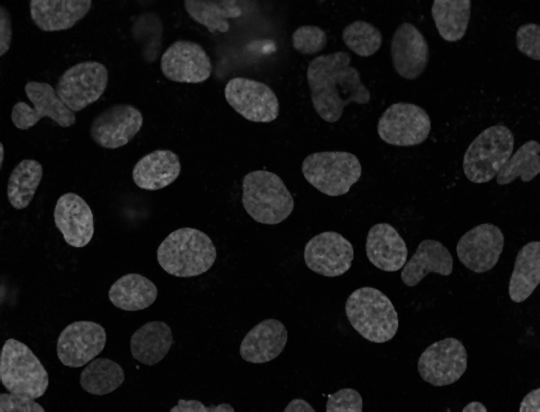
#> input picture Cell Detection/images/filtered_median_3x3.png, 540 x 412 px, found by its file name
$ python main.py
#> lines starting #> are read from the running program, lines starting #| are printed output that depends on the picture; after the words box and inside, x2 and y2 are one past the last pixel; in counts of white or black regions, pixels touching at a corner belong together
import cv2
import numpy as np
from tqdm import tqdm
import os

# ===================================================================
# 1. Function to Compute Integral Image
# ===================================================================
def compute_integral_image(image):
    """
    Computes the integral image of the given grayscale image.

    Parameters:
        image (numpy.ndarray): Grayscale input image.

    Returns:
        numpy.ndarray: Integral image as an integer array.
    """
    rows, cols = image.shape
    integral_img = np.zeros((rows, cols), dtype=int)

    # Compute first row
    for col in range(cols):
        integral_img[0, col] = integral_img[0, col - 1] + image[0, col]

    # Compute first column
    for row in range(rows):
        integral_img[row, 0] = integral_img[row - 1, 0] + image[row, 0]

    # Compute the rest of the integral image
    for row in range(1, rows):
        for col in range(1, cols):
            integral_img[row, col] = (integral_img[row, col - 1] + integral_img[row - 1, col]
                                      - integral_img[row - 1, col - 1] + image[row, col])

    return integral_img


# ===================================================================
# 2. Function to Save Image if Not Already Saved
# ===================================================================
def save_image_if_not_exists(filename, image):
    """
    Saves an image only if a file with the same name does not already exist.

    Parameters:
        filename (str): Name of the file to save.
        image (numpy.ndarray): Image to be saved.
    """
    if not os.path.exists(filename):
        cv2.imwrite(filename, image)
        print(f"Saved: {filename}")
    else:
        print(f"File already exists: {filename}")

#===================================================================
# 2. Read and Preprocess Image
#===================================================================
img = cv2.imread('filtered_median_3x3.png', cv2.IMREAD_GRAYSCALE)
#> img is the input picture: shape (412, 540); min 0, max 152, mean 19.8
num_rows, num_cols = img.shape
#> num_rows = 412; num_cols = 540
_, thresholded_img = cv2.threshold(img, 30, 255, cv2.THRESH_BINARY)
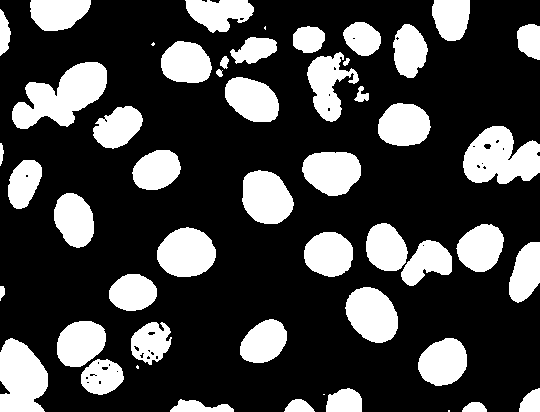
#> thresholded_img: shape (412, 540); 26.6% white; 51 white regions (5 under 20 px), largest, box (x1, y1, x2, y2) and area: (12, 62, 107, 129) 3546, (463, 126, 540, 184) 3145, (0, 338, 48, 412) 2771
num_labels, labels = cv2.connectedComponents(thresholded_img)
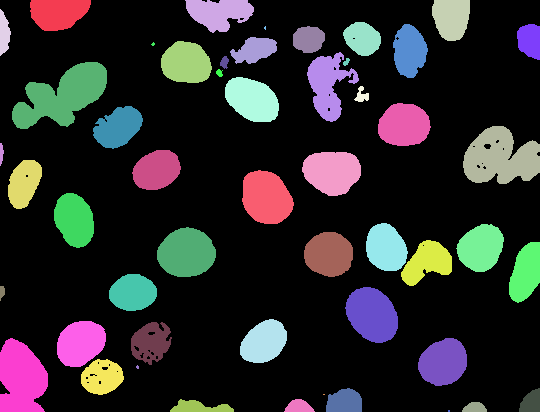
#> labels: shape (412, 540) int32; 52 distinct labels, from 0 to 51; one colour per label, 0 black
#> num_labels = 52
binary_labels = ((labels != 0) * 255).astype(np.uint8)

#===================================================================
# 3. Process Each Connected Component
#===================================================================
bounding_boxes = []
for i in tqdm(range(1,num_labels), desc="Processing Components"):
    component_mask = (labels == i)* 255
    component_mask = component_mask.astype(np.uint8)

    x_min, x_max, y_min, y_max = None, None, None, None
    pixel_count = 0

    for r in range(num_rows):
        if max(component_mask[r, :]) == 255:
            pixel_count += np.sum(component_mask[r, :]) // 255
            if y_min is None:
                y_min = r
            y_max = r

    for c in range(num_cols):
        if max(component_mask[:, c]) == 255:
            if x_min is None:
                x_min = c
            x_max = c

    bounding_boxes.append([x_min, y_min, x_max, y_max, pixel_count])
#> after the loop, bounding_boxes = 51 items, first 6: [30, 0, 90, 30, 1493], [185, 0, 253, 32, 1533], [432, 0, 469, 40, 1285], [0, 9, 10, 55, 350], [343, 22, 380, 55, 943], [393, 24, 427, 77, 1365]

#===================================================================
# 4. Filter Small Components
#===================================================================
x_size_total = sum(abs(b[0] - b[2]) for b in bounding_boxes)
#> x_size_total = 1864
y_size_total = sum(abs(b[1] - b[3]) for b in bounding_boxes)
#> y_size_total = 1753

avg_x_size = x_size_total // num_labels
#> avg_x_size = 35
avg_y_size = y_size_total // num_labels
#> avg_y_size = 33

size_threshold_x = avg_x_size
#> size_threshold_x = 35
size_threshold_y = avg_y_size
#> size_threshold_y = 33

small_components = [i for i, b in enumerate(bounding_boxes) if b[2] - b[0] < size_threshold_x and b[3] - b[1] < size_threshold_y]
#> small_components = [7, 8, 11, 13, 14, 16, 18, 22, 35, 43, 45, 46, 48, 49, 50]

for idx in small_components:
    bounding_boxes[idx] = None
    labels[labels == (idx + 1)] = 0
#> this loop made 15 passes
#> idx on passes 1 to 12: 7, 8, 11, 13, 14, 16, 18, 22, 35, 43, 45, 46
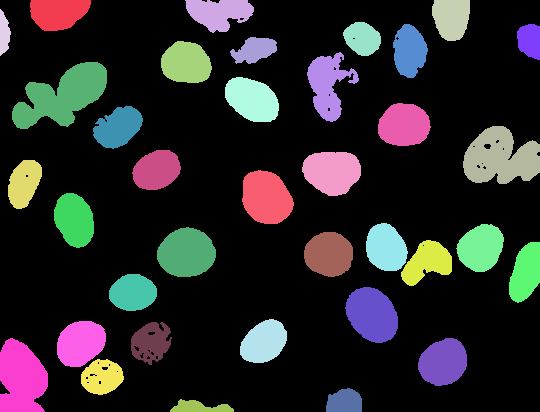
#> labels: shape (412, 540) int32; 37 distinct labels, from 0 to 48; one colour per label, 0 black

filtered_labels = ((labels != 0) * 255).astype(np.uint8)
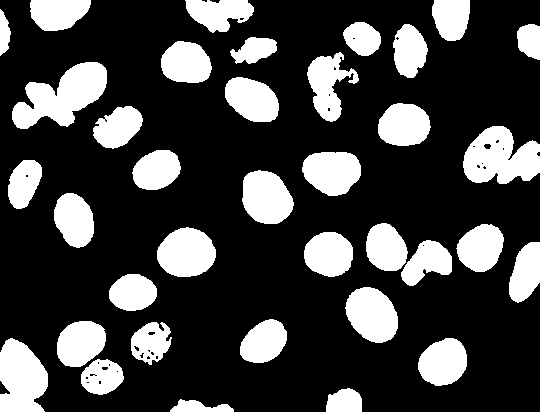
#> filtered_labels: shape (412, 540); 25.7% white; 36 white regions, largest, box (x1, y1, x2, y2) and area: (12, 62, 107, 129) 3546, (463, 126, 540, 184) 3145, (0, 338, 48, 412) 2771

#===================================================================
# 5. Draw Bounding Boxes and Labels
#===================================================================
color_img = np.dstack([img, img, img])
cell_number = 0
for i, bbox in enumerate(bounding_boxes):
    if bbox:
        cell_number += 1
        x1, y1, x2, y2, _ = bbox
        cv2.rectangle(color_img, (x1, y1), (x2, y2), (0, 0, 255), 1)
        cv2.putText(color_img, str(cell_number), (x1 + 15, y1 + 15), cv2.FONT_HERSHEY_SIMPLEX, 0.5, (0, 0, 255))
#> this loop made 51 passes
#> (bbox, x1, y1, x2, y2) on passes 1, 2, 3, 4, 5, 6, 7, 10, 11, 13, 16, 18: ([30, 0, 90, 30, 1493], 30, 0, 90, 30), ([185, 0, 253, 32, 1533], 185, 0, 253, 32), ([432, 0, 469, 40, 1285], 432, 0, 469, 40), ([0, 9, 10, 55, 350], 0, 9, 10, 55), ([343, 22, 380, 55, 943], 343, 22, 380, 55), ([393, 24, 427, 77, 1365], 393, 24, 427, 77), ([517, 24, 539, 59, 671], 517, 24, 539, 59), ([230, 37, 276, 63, 820], 230, 37, 276, 63), ([161, 41, 211, 82, 1686], 161, 41, 211, 82), ([307, 52, 358, 121, 1832], 307, 52, 358, 121), ([12, 62, 106, 128, 3546], 12, 62, 106, 128), ([225, 77, 278, 121, 1814], 225, 77, 278, 121)
#> bbox on passes 8, 9, 12, 14, 15, 17: None, None, None, None, None, None
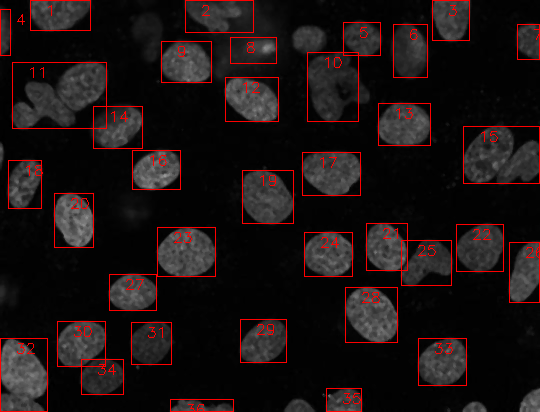
#> color_img: shape (412, 540, 3); 3.6% of pixels changed, all inside (x1, y1, x2, y2) = (0, 0, 540, 412); drawn as B, G, R
#> after the loop, cell_number = 36

#===================================================================
# 6. Compute Integral Image and Measurements
#===================================================================
integral_img = compute_integral_image(img)
#> after the loop in compute_integral_image, `for col in range(cols):`: integral_img: shape (412, 540) int64; 538 distinct labels, from 0 to 10601
#> after the loop in compute_integral_image, `for row in range(rows):`:
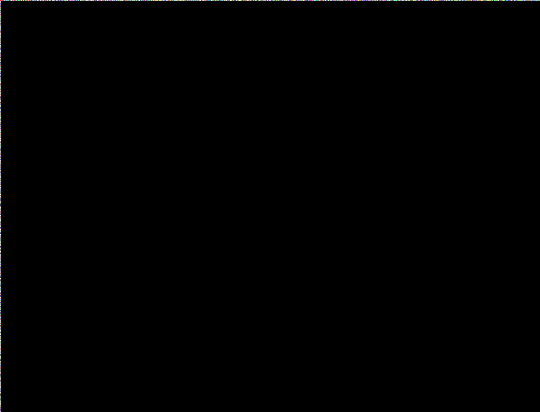
#> integral_img: shape (412, 540) int64; 933 distinct labels, from 0 to 10601; one colour per label, 0 black
#> after the loop in compute_integral_image, `for row in range(1, rows):`:
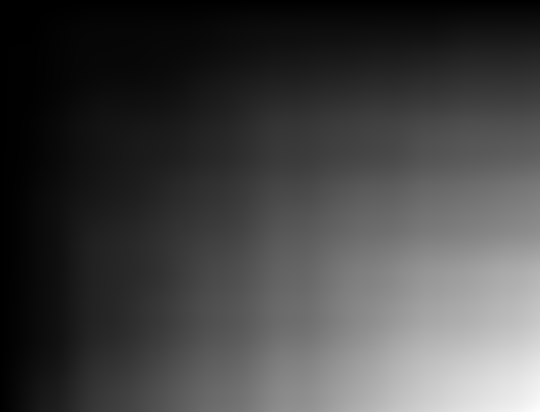
#> integral_img: shape (412, 540) int64; min 1, max 4396497, mean 1176505.5; drawn with min black and max white

for i, bbox in enumerate(bounding_boxes):
    if bbox:
        x1, y1, x2, y2, area_px = bbox
        A = integral_img[y1, x1]
        B = integral_img[y1 - 1, x2] if y1 > 0 else 0
        C = integral_img[y2, x1 - 1] if x1 > 0 else 0
        D = integral_img[y2, x2]
        mean_gray_value = (D - B - C + A) / ((x2 - x1 + 1) * (y2 - y1 + 1))

        print(f"---- Region {i + 1}: ----")
        print(f"Area (px): {area_px}")
        print(f"Bounding Box Area (px): {(x2 - x1 + 1) * (y2 - y1 + 1)}")
        print(f"Mean gray level in bounding box: {mean_gray_value:.2f}")
#> this loop made 51 passes
#> (x1, y1, x2, y2, area_px, A, B, C) on passes 1, 2, 3, 4, 5, 6, 7, 10, 11, 13, 16, 18: (30, 0, 90, 30, 1493, 102, 0, 10708), (185, 0, 253, 32, 1533, 4573, 0, 128421), (432, 0, 469, 40, 1285, 7983, 0, 353191), (0, 9, 10, 55, 350, 126, 496, 0), (343, 22, 380, 55, 943, 184504, 180014, 415539), (393, 24, 427, 77, 1365, 204669, 200297, 672602), (517, 24, 539, 59, 671, 268315, 259205, 648842), (230, 37, 276, 63, 820, 202865, 248102, 307495), (161, 41, 211, 82, 1686, 137282, 174502, 216822), (307, 52, 358, 121, 1832, 366014, 403215, 922297), (12, 62, 106, 128, 3546, 20744, 125933, 22554), (225, 77, 278, 121, 1814, 391549, 509884, 611133)
#> (printed output is left out)

# ===================================================================
# 7. Display and Save Images
# ===================================================================
# Show images in separate windows
cv2.imshow('Binary Threshold', binary_labels)
cv2.imshow('Filtered Regions', filtered_labels)
cv2.imshow('Final Processed', color_img)

# Save images if they do not exist
save_image_if_not_exists('binary_threshold.png', binary_labels)
save_image_if_not_exists('filtered_regions.png', filtered_labels)
save_image_if_not_exists('final_processed.png', color_img)

cv2.waitKey(0)
cv2.destroyAllWindows()
